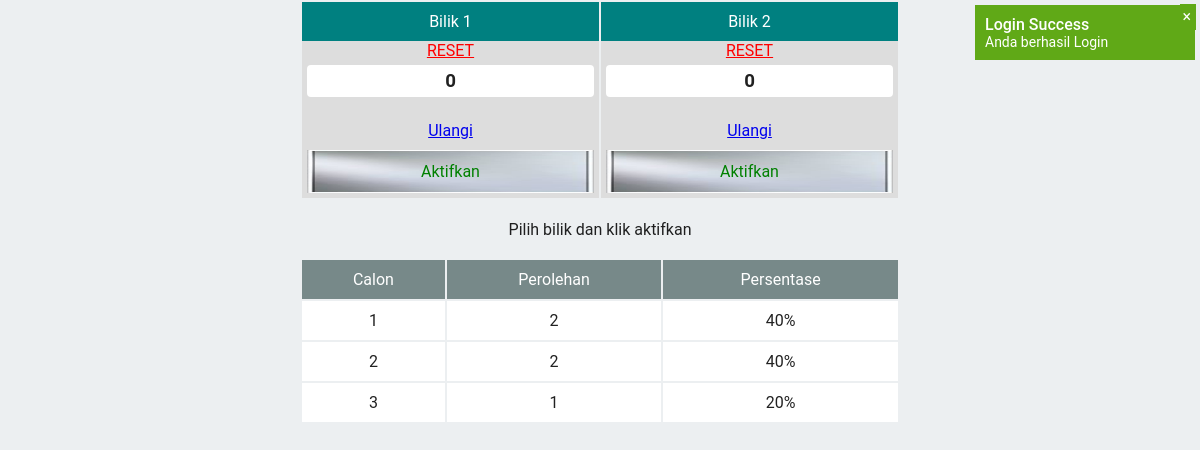
The app's page /admin.php (signed in) with its own data.
### tables this page shows
CREATE TABLE `tb_pemilihanosis` (
  `id_biodata` int(2) NOT NULL,
  `no_calon` int(2) NOT NULL,
  `nama` varchar(30) NOT NULL,
  `gambar` varchar(100) NOT NULL,
  `warna` varchar(7) NOT NULL
);

### admin.php (the view, shortened to what this page needs)
<?php
	$sql_total = mysql_query("select * from tb_hasil where aktif = 'A'");
	$total = mysql_num_rows($sql_total);
?>
<html>
	<head>
		<link rel="stylesheet" type="text/css" href="css/home.css"/>
	</head>
	<body>
		<div id="mydiv">
			<center>
				<table style="margin-bottom: 20px; width: 50%;">
					<tr style="text-align: center; background: #ddd;">
						<?php
							$queryJumlahUser = mysql_query("select * from tb_user");
							$jumlahUser = mysql_num_rows($queryJumlahUser);
							for($i = 2; $i <= $jumlahUser; $i++){
								$queryBilik = mysql_query("select * from tb_hasil where user = '$i' and  aktif = 'A' and pilihan = '0'");
								$dataBilik = mysql_num_rows($queryBilik);
								$noBil = $i - 1;
								echo "
									<td>
									<p style='text-align: center; background: #008080; color: white;padding: 10px;'>Bilik $noBil</p>
									<a href='reset.php?bilik=$i' style='color: red'>RESET</a>
									<h3 style='display:block; background: white; border-radius: 4px; padding: 5px; margin: 5px;'>$dataBilik</h3><br>
									<a href='ulangi.php?bilik=$i' >Ulangi</a><br>
									<a href='aktif.php?bilik=$i' class='aktifButton'>Aktifkan</a>
									</td>";
							}
						?>
					</tr>
				</table>
				Pilih bilik dan klik aktifkan<br><br>
				<table class="admin">
					<tbody>
						<tr style="text-align:center; background: #778989; color: white">
							<td>Calon
							</td>
							<td>
								Perolehan
							</td>
							<td>
								Persentase
							</td>
						</tr>
						<?php
							$calon = mysql_query("SELECT * FROM tb_pemilihanosis");
							while ($dataCalon = mysql_fetch_array($calon)) {
								$no = $dataCalon['no_calon'];
								$hasilSuara = mysql_query("select * from tb_hasil where pilihan = '$no' and  aktif = 'A'");
								$jml = mysql_num_rows($hasilSuara);
								$perolehan = 0;
								if ($jml >= '1'){
									$perolehan = round(($jml/$total) * 100);
								}
						?>
						<tr style="background: white">
							<td style="text-align:center">
								<?php echo"$no"?>
							</td>
							<td style="text-align:center">
								<?php echo"$jml"?>
							</td>
							<td style="text-align:center">
								<?php echo"$perolehan"?>%
							</td>
						</tr>
						<?php } ?>
					</tbody>
				</table>
			</center>
		</div>
	</body>
</html>

### css/home.css (style rules this page uses)
body { background: #ECEFF1; color: rgba(0,0,0,0.87); font-family: Roboto, Helvetica, Arial, sans-serif; }
* { padding:0; margin:0; }
* { margin: 0; padding: 0; }
table.admin { margin-bottom: 20px; width: 50%; }
table.admin td { padding: 10px; }
a.aktifButton { background-image: url("/osis/foto/button.jpg"); background-repeat: no-repeat; background-size: 100% 100%; display: block; padding:12px; margin:5px;margin-top:10px; text-decoration: none; color:green; }

### records on screen
tb_pemilihanosis: no_calon "1", jml "2", perolehan "40"
tb_pemilihanosis: no_calon "2", jml "2", perolehan "40"
tb_pemilihanosis: no_calon "3", jml "1", perolehan "20"

### other values on screen
$noBil "1"
$dataBilik "0"
$noBil "2"
